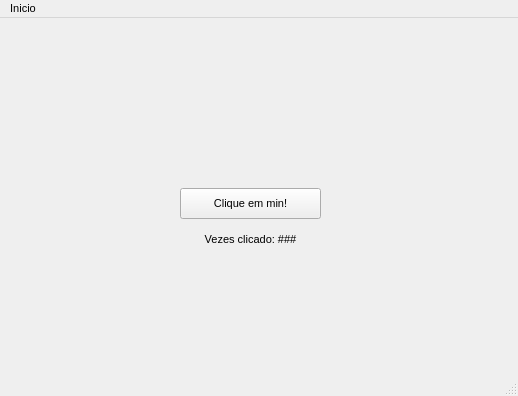
<?xml version="1.0" encoding="UTF-8"?>
<ui version="4.0">
 <class>MainWindow</class>
 <widget class="QMainWindow" name="MainWindow">
  <property name="geometry">
   <rect>
    <x>0</x>
    <y>0</y>
    <width>518</width>
    <height>396</height>
   </rect>
  </property>
  <property name="font">
   <font>
    <pointsize>8</pointsize>
   </font>
  </property>
  <property name="windowTitle">
   <string>MainWindow</string>
  </property>
  <widget class="QWidget" name="centralwidget">
   <widget class="QLabel" name="label1">
    <property name="geometry">
     <rect>
      <x>180</x>
      <y>210</y>
      <width>141</width>
      <height>23</height>
     </rect>
    </property>
    <property name="font">
     <font>
      <pointsize>8</pointsize>
     </font>
    </property>
    <property name="toolTip">
     <string>Numero de vezes que o botão foi pressionado.</string>
    </property>
    <property name="text">
     <string>Vezes clicado: ###</string>
    </property>
    <property name="alignment">
     <set>Qt::AlignCenter</set>
    </property>
   </widget>
   <widget class="QPushButton" name="button1">
    <property name="geometry">
     <rect>
      <x>180</x>
      <y>170</y>
      <width>141</width>
      <height>31</height>
     </rect>
    </property>
    <property name="font">
     <font>
      <pointsize>8</pointsize>
     </font>
    </property>
    <property name="statusTip">
     <string>Incrementa o contador de cliques.</string>
    </property>
    <property name="text">
     <string>Clique em min!</string>
    </property>
   </widget>
  </widget>
  <widget class="QMenuBar" name="menubar">
   <property name="geometry">
    <rect>
     <x>0</x>
     <y>0</y>
     <width>518</width>
     <height>21</height>
    </rect>
   </property>
   <widget class="QMenu" name="menuTelas">
    <property name="title">
     <string>Inicio</string>
    </property>
    <addaction name="actionTela_Inicia"/>
    <addaction name="separator"/>
    <addaction name="actionReconhecer"/>
    <addaction name="actionHist_rico"/>
    <addaction name="actionConfigura_es"/>
    <addaction name="separator"/>
    <addaction name="actionSobre"/>
   </widget>
   <addaction name="menuTelas"/>
  </widget>
  <widget class="QStatusBar" name="statusbar"/>
  <action name="actionReconhecer">
   <property name="text">
    <string>Reconhecer...</string>
   </property>
   <property name="statusTip">
    <string>Inicia o assistente de reconehcimento de emoções em música.</string>
   </property>
  </action>
  <action name="actionHist_rico">
   <property name="text">
    <string>Histórico</string>
   </property>
   <property name="statusTip">
    <string>Visita o histórico de emoções reconhecidas em músicas pelo programa.</string>
   </property>
  </action>
  <action name="actionConfigura_es">
   <property name="text">
    <string>Configurações</string>
   </property>
   <property name="statusTip">
    <string>Acessa as configuações do programa.</string>
   </property>
  </action>
  <action name="actionSobre">
   <property name="text">
    <string>Sobre</string>
   </property>
   <property name="statusTip">
    <string>Sobre o programa, os autores e o trabalho realizado.</string>
   </property>
  </action>
  <action name="actionTela_Inicia">
   <property name="text">
    <string>Tela Inicial</string>
   </property>
   <property name="statusTip">
    <string>Vai para a tela inicial do programa.</string>
   </property>
  </action>
 </widget>
 <resources/>
 <connections/>
</ui>
